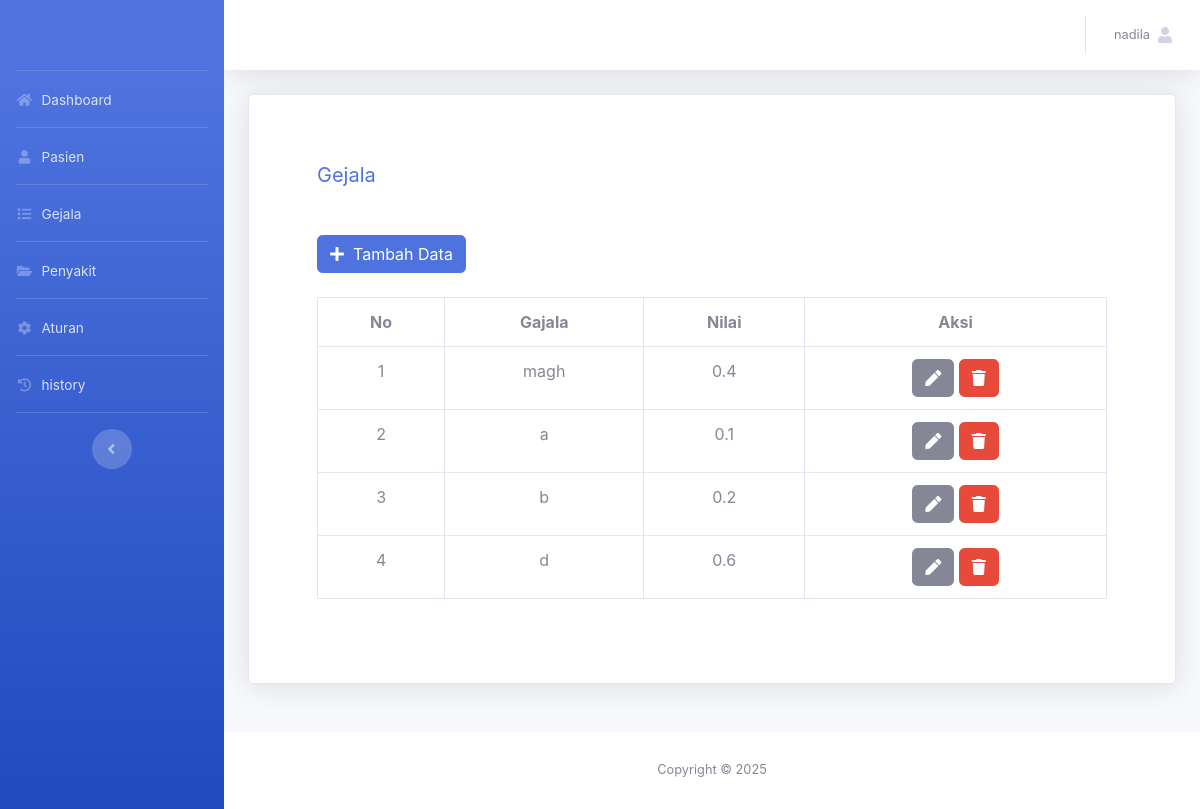
The page /admin/gejala.php (signed in) on the database its author committed.
### tables this page shows
CREATE TABLE `tbl_gejala` (
  `id_gejala` int(11) NOT NULL,
  `nama_gejala` text NOT NULL,
  `nilai_gejala` double NOT NULL
);

### admin/gejala.php (the view, shortened to what this page needs)
<?php
include '../assets/conn/config.php';
include 'header.php';
?>
<div class="container">
    <div class=" card shadow p-5 mb-5">
        <div class="card-body">
            <h5 class="font-wight-bold text-primary">Gejala</h5>
        </div>
        <div class="card-body">
            <a href="gejala-simpan.php" class="btn btn-primary"><span class="fa fa-plus">
                </span>&nbsp; Tambah Data</a>
            <br>
            <br>
            <div class="table-responsive">
                <table class="table table-bordered">
                    <tr>
                        <th class="text-center">No</th>
                        <th class="text-center">Gajala</th>
                        <th class="text-center">Nilai</th>
                        <th class="text-center">Aksi</th>
                    </tr>
                    <?php
                    $data = mysqli_query($conn, "SELECT * FROM tbl_gejala ORDER BY id_gejala");
                    $no = 1;
                    while ($a = mysqli_fetch_array($data)) {
                        ?>
                        <tr>
                            <td class="text-center"><?= $no++ ?></td>
                            <td class="text-center"><?= $a['nama_gejala'] ?></td>
                            <td class="text-center"><?= $a['nilai_gejala'] ?></td>
                            <td class="text-center">
                                <a href="gejala-ubah.php?id_gejala=<?= $a['id_gejala'] ?>"
                                class="btn btn-secondary"><span class="fa fa-pen"></span>
                                </a>
                                <a href="gejala.php?id_gejala=<?= $a['id_gejala'] ?>
                            &aksi=hapus" class="btn btn-danger">
                                    <span class="fa fa-trash"></span></a>
                            </td>
                        </tr>
                    <?php } ?>
                </table>
            </div>
        </div>
    </div>
</div>
<?php
include 'footer.php';
?>

### admin/header.php (shortened to what this page needs)
<?php
include '../assets/conn/config.php';
?>
<!DOCTYPE html>
<html lang="en">
<head>
  <link href="../assets/vendor/fontawesome-free/css/all.min.css" rel="stylesheet" type="text/css">
  <link href="../assets/css/sb-admin-2.min.css" rel="stylesheet">
  <link href="../assets/vendor/datatables/dataTables.bootstrap4.min.css" rel="stylesheet">
</head>
<body id="page-top">
 <div id="wrapper">
  <ul class="navbar-nav bg-gradient-primary sidebar sidebar-dark accordion" id="accordionSidebar">
    <a class="sidebar-brand d-flex align-items-center justify-content-center" href="index">
    </a>
    <hr class="sidebar-divider my-0">
    <li class="nav-item">
      <a class="nav-link" href="index.php">
        <i class="fas fa-fw fa-home"></i>
        <span>Dashboard</span></a>
      </li>
      <hr class="sidebar-divider my-0">
      <li class="nav-item">
      <a class="nav-link" href="pasien.php">
        <i class="fas fa-fw fa-user"></i>
        <span>Pasien</span></a>
      </li>
      <hr class="sidebar-divider my-0">
      <li class="nav-item">
      <a class="nav-link" href="gejala.php">
        <i class="fas fa-fw fa-list"></i>
        <span>Gejala</span></a>
      </li>
      <hr class="sidebar-divider my-0">
      <li class="nav-item">
      <a class="nav-link" href="penyakit.php">
        <i class="fas fa-fw fa-folder-open"></i>
        <span>Penyakit</span></a>
      </li>
      <hr class="sidebar-divider my-0">
      <li class="nav-item">
      <a class="nav-link" href="aturan.php">
        <i class="fas fa-fw fa-cog"></i>
        <span>Aturan</span></a>
      </li>
      <hr class="sidebar-divider my-0">
      <li class="nav-item">
      <a class="nav-link" href="history.php">
        <i class="fas fa-fw fa-history"></i>
        <span>history</span></a>
      </li>
      <hr class="sidebar-divider d-none d-md-block">
      <div class="text-center d-none d-md-inline">
        <button class="rounded-circle border-0" id="sidebarToggle"></button>
      </div>
    </ul>
    <div id="content-wrapper" class="d-flex flex-column">
      <div id="content">
        <nav class="navbar navbar-expand navbar-light bg-white topbar mb-4 static-top shadow">
          <ul class="navbar-nav ml-auto">
            <li class="nav-item dropdown no-arrow">
              <a class="nav-link dropdown-toggle" href="#" id="userDropdown" role="button"
              data-toggle="dropdown" aria-haspopup="true" aria-expanded="false">
              <?php
              $username=$_SESSION['username'];
              $det=mysqli_query($conn,"select * from tbl_admin where username='$username'");
              while($d=mysqli_fetch_array($det)){
                ?>
                <span class="mr-2 d-none d-lg-inline text-gray-600 small"><?php echo $d['nama_lengkap'] ?></span>
                <?php
              }
              ?>
              <span class="fa fa-user"><span>
              </a>
          </li>
        </ul>
      </nav>
    </div>
</body>
</html>

### rows shown on the page
tbl_gejala: nama_gejala "magh", nilai_gejala "0.4"
tbl_gejala: nama_gejala "a", nilai_gejala "0.1"
tbl_gejala: nama_gejala "b", nilai_gejala "0.2"
tbl_gejala: nama_gejala "d", nilai_gejala "0.6"

### other values the page prints
$d['nama_lengkap'] "nadila"
